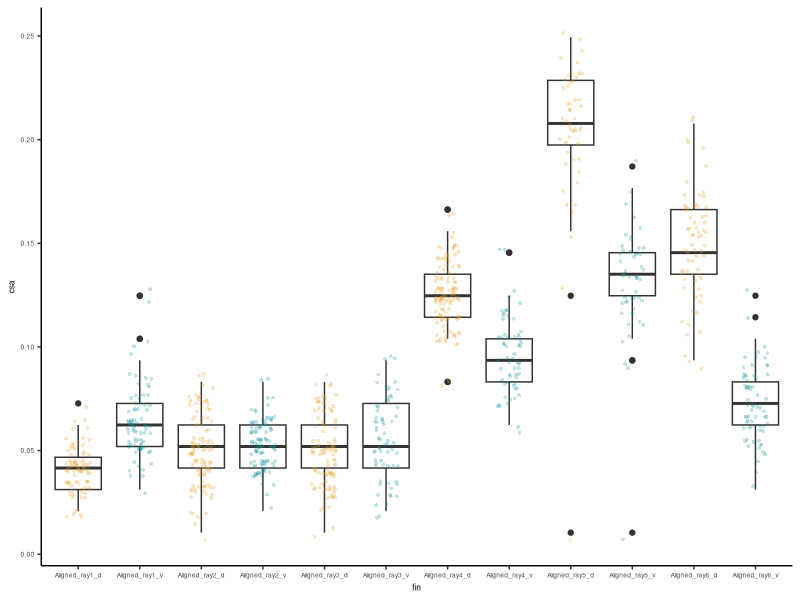

R code for this plot: (Note: this script raises an error after producing the figure.)
# Purpose: measure and plot fin rays for Australian lungfish, specimen MCZ157440
#
# note: 
#  CSA == cross sectional area
#  second_moment_min == second moment of area around major axis
#  second_moment_max == second moment of area around minor axis
#
# note:
#   The rays in the data set are ordered from posterior to anterior. This is opposite of all other species. 
#   The manuscript presents them in the correct AP order (i.e., swapped with the #s here).  
#
# 2019-12-05
# TAS


# initialize packages ####
library(ggplot2)


# load data ####
rm(list = ls()) # clear any old vars
neoceratodus_ray_data <- read.table("data_raw/MCZ157440_CSA_and_SMA.txt", head=TRUE)


# plot data ####

# set color scheme for d vs v
group.colors <- c(Aligned_ray1_d="#E89E1C", Aligned_ray1_v="#0D929A",
                  Aligned_ray2_d="#E89E1C", Aligned_ray2_v="#0D929A",
                  Aligned_ray3_d="#E89E1C", Aligned_ray3_v="#0D929A",
                  Aligned_ray4_d="#E89E1C", Aligned_ray4_v="#0D929A",
                  Aligned_ray5_d="#E89E1C", Aligned_ray5_v="#0D929A",
                  Aligned_ray6_d="#E89E1C", Aligned_ray6_v="#0D929A")


# cross sectional area.
p_csa <-ggplot(data=neoceratodus_ray_data, aes(x=fin, y=csa)) +
  geom_boxplot() +
  geom_jitter(shape=16, position=position_jitter(0.2), size=1, alpha=0.25, aes(color=fin)) +
  scale_color_manual(values = group.colors) +
  theme_classic() +
  theme(legend.position="none", text=element_text(size=6))
p_csa
ggsave("output_figures/neoceratodus_csa.pdf", plot=p_csa,  width=5, height=5, units = "cm")


# analyzing rays ####
ray_d1 <- neoceratodus_ray_data[neoceratodus_ray_data$fin=="Aligned_ray1_d",]
ray_v1 <- neoceratodus_ray_data[neoceratodus_ray_data$fin=="Aligned_ray1_v",]
ray_d2 <- neoceratodus_ray_data[neoceratodus_ray_data$fin=="Aligned_ray2_d",]
ray_v2 <- neoceratodus_ray_data[neoceratodus_ray_data$fin=="Aligned_ray2_v",]
ray_d3 <- neoceratodus_ray_data[neoceratodus_ray_data$fin=="Aligned_ray3_d",]
ray_v3 <- neoceratodus_ray_data[neoceratodus_ray_data$fin=="Aligned_ray3_v",]
ray_d4 <- neoceratodus_ray_data[neoceratodus_ray_data$fin=="Aligned_ray4_d",]
ray_v4 <- neoceratodus_ray_data[neoceratodus_ray_data$fin=="Aligned_ray4_v",]
ray_d5 <- neoceratodus_ray_data[neoceratodus_ray_data$fin=="Aligned_ray5_d",]
ray_v5 <- neoceratodus_ray_data[neoceratodus_ray_data$fin=="Aligned_ray5_v",]
ray_d6 <- neoceratodus_ray_data[neoceratodus_ray_data$fin=="Aligned_ray6_d",]
ray_v6 <- neoceratodus_ray_data[neoceratodus_ray_data$fin=="Aligned_ray6_v",]

# comparing difference in CSA
(mean(ray_d1$csa)/mean(ray_v1$csa) + mean(ray_d2$csa)/mean(ray_v2$csa) + mean(ray_d3$csa)/mean(ray_v3$csa)) /3

(mean(ray_d4$csa)/mean(ray_v4$csa) + mean(ray_d5$csa)/mean(ray_v5$csa) + mean(ray_d6$csa)/mean(ray_v6$csa)) /3


# statistics ####
# test if  data are normally distributed.
shapiro.test(ray_d1$csa)
shapiro.test(ray_d2$csa)
shapiro.test(ray_d3$csa)
shapiro.test(ray_v1$csa)
shapiro.test(ray_v2$csa)
shapiro.test(ray_d3$csa)

# table of these results
#   here I reverse the order to propper A to P; the output file is correct,
d6_vs_v6_csa <- as.vector(c("Neoceratodus", "MCZ157440", "d6_vs_v6", "csa", wilcox.test(ray_d1$csa, ray_v1$csa)$statistic, wilcox.test(ray_d1$csa, ray_v1$csa)$p.value))
d5_vs_v5_csa <- as.vector(c("Neoceratodus", "MCZ157440", "d5_vs_v5", "csa", wilcox.test(ray_d2$csa, ray_v2$csa)$statistic, wilcox.test(ray_d2$csa, ray_v2$csa)$p.value))
d4_vs_v4_csa <- as.vector(c("Neoceratodus", "MCZ157440", "d4_vs_v4", "csa", wilcox.test(ray_d3$csa, ray_v3$csa)$statistic, wilcox.test(ray_d2$csa, ray_v3$csa)$p.value))
d3_vs_v3_csa <- as.vector(c("Neoceratodus", "MCZ157440", "d3_vs_v3", "csa", wilcox.test(ray_d4$csa, ray_v4$csa)$statistic, wilcox.test(ray_d4$csa, ray_v4$csa)$p.value))
d2_vs_v2_csa <- as.vector(c("Neoceratodus", "MCZ157440", "d2_vs_v2", "csa", wilcox.test(ray_d5$csa, ray_v5$csa)$statistic, wilcox.test(ray_d5$csa, ray_v5$csa)$p.value))
d1_vs_v1_csa <- as.vector(c("Neoceratodus", "MCZ157440", "d1_vs_v1", "csa", wilcox.test(ray_d6$csa, ray_v6$csa)$statistic, wilcox.test(ray_d6$csa, ray_v6$csa)$p.value))

suppl_table <- rbind(d1_vs_v1_csa, d2_vs_v2_csa, d3_vs_v3_csa, d4_vs_v4_csa, d5_vs_v5_csa, d6_vs_v6_csa)

colnames(suppl_table) <- c("species", "specimen","rays_compared", "comparison", "W", "p-value")

write.table(suppl_table,"output_files/tetrapodomorph_dv_wilcox_test.txt",
            row.names = FALSE,
            quote=FALSE,
            append = TRUE,
            col.names = FALSE)